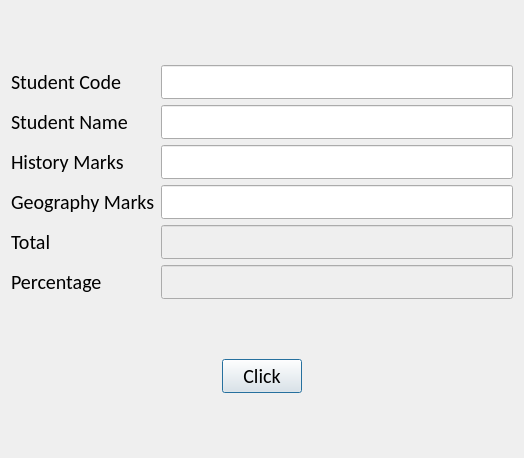
<?xml version="1.0" encoding="UTF-8"?>
<ui version="4.0">
 <class>Dialog</class>
 <widget class="QDialog" name="Dialog">
  <property name="geometry">
   <rect>
    <x>0</x>
    <y>0</y>
    <width>524</width>
    <height>458</height>
   </rect>
  </property>
  <property name="windowTitle">
   <string>Dialog</string>
  </property>
  <layout class="QGridLayout" name="gridLayout_2">
   <item row="0" column="0" colspan="3">
    <layout class="QGridLayout" name="gridLayout">
     <item row="0" column="0">
      <widget class="QLabel" name="label">
       <property name="font">
        <font>
         <family>Calibri</family>
         <pointsize>15</pointsize>
        </font>
       </property>
       <property name="text">
        <string>Student Code</string>
       </property>
      </widget>
     </item>
     <item row="0" column="1">
      <widget class="QLineEdit" name="lineEditCode">
       <property name="font">
        <font>
         <family>Calibri</family>
         <pointsize>15</pointsize>
        </font>
       </property>
      </widget>
     </item>
     <item row="1" column="0">
      <widget class="QLabel" name="label_2">
       <property name="font">
        <font>
         <family>Calibri</family>
         <pointsize>15</pointsize>
        </font>
       </property>
       <property name="text">
        <string>Student Name</string>
       </property>
      </widget>
     </item>
     <item row="1" column="1">
      <widget class="QLineEdit" name="lineEditName">
       <property name="font">
        <font>
         <family>Calibri</family>
         <pointsize>15</pointsize>
        </font>
       </property>
      </widget>
     </item>
     <item row="2" column="0">
      <widget class="QLabel" name="label_3">
       <property name="font">
        <font>
         <family>Calibri</family>
         <pointsize>15</pointsize>
        </font>
       </property>
       <property name="text">
        <string>History Marks</string>
       </property>
      </widget>
     </item>
     <item row="2" column="1">
      <widget class="QLineEdit" name="lineEditHistoryMarks">
       <property name="font">
        <font>
         <family>Calibri</family>
         <pointsize>15</pointsize>
        </font>
       </property>
      </widget>
     </item>
     <item row="3" column="0">
      <widget class="QLabel" name="label_4">
       <property name="font">
        <font>
         <family>Calibri</family>
         <pointsize>15</pointsize>
        </font>
       </property>
       <property name="text">
        <string>Geography Marks</string>
       </property>
      </widget>
     </item>
     <item row="3" column="1">
      <widget class="QLineEdit" name="lineEditGeographyMarks">
       <property name="font">
        <font>
         <family>Calibri</family>
         <pointsize>15</pointsize>
        </font>
       </property>
      </widget>
     </item>
     <item row="4" column="0">
      <widget class="QLabel" name="label_5">
       <property name="font">
        <font>
         <family>Calibri</family>
         <pointsize>15</pointsize>
        </font>
       </property>
       <property name="text">
        <string>Total</string>
       </property>
      </widget>
     </item>
     <item row="4" column="1">
      <widget class="QLineEdit" name="lineEditTotal">
       <property name="enabled">
        <bool>false</bool>
       </property>
       <property name="font">
        <font>
         <family>Calibri</family>
         <pointsize>15</pointsize>
        </font>
       </property>
      </widget>
     </item>
     <item row="5" column="0">
      <widget class="QLabel" name="label_6">
       <property name="font">
        <font>
         <family>Calibri</family>
         <pointsize>15</pointsize>
        </font>
       </property>
       <property name="text">
        <string>Percentage</string>
       </property>
      </widget>
     </item>
     <item row="5" column="1">
      <widget class="QLineEdit" name="lineEditPercentage">
       <property name="enabled">
        <bool>false</bool>
       </property>
       <property name="font">
        <font>
         <family>Calibri</family>
         <pointsize>15</pointsize>
        </font>
       </property>
      </widget>
     </item>
    </layout>
   </item>
   <item row="1" column="0">
    <spacer name="horizontalSpacer">
     <property name="orientation">
      <enum>Qt::Horizontal</enum>
     </property>
     <property name="sizeHint" stdset="0">
      <size>
       <width>207</width>
       <height>20</height>
      </size>
     </property>
    </spacer>
   </item>
   <item row="1" column="1">
    <widget class="QPushButton" name="buttonClickMe_2">
     <property name="font">
      <font>
       <family>Calibri</family>
       <pointsize>15</pointsize>
      </font>
     </property>
     <property name="text">
      <string>Click</string>
     </property>
    </widget>
   </item>
   <item row="1" column="2">
    <spacer name="horizontalSpacer_2">
     <property name="orientation">
      <enum>Qt::Horizontal</enum>
     </property>
     <property name="sizeHint" stdset="0">
      <size>
       <width>206</width>
       <height>20</height>
      </size>
     </property>
    </spacer>
   </item>
  </layout>
 </widget>
 <resources/>
 <connections/>
</ui>
